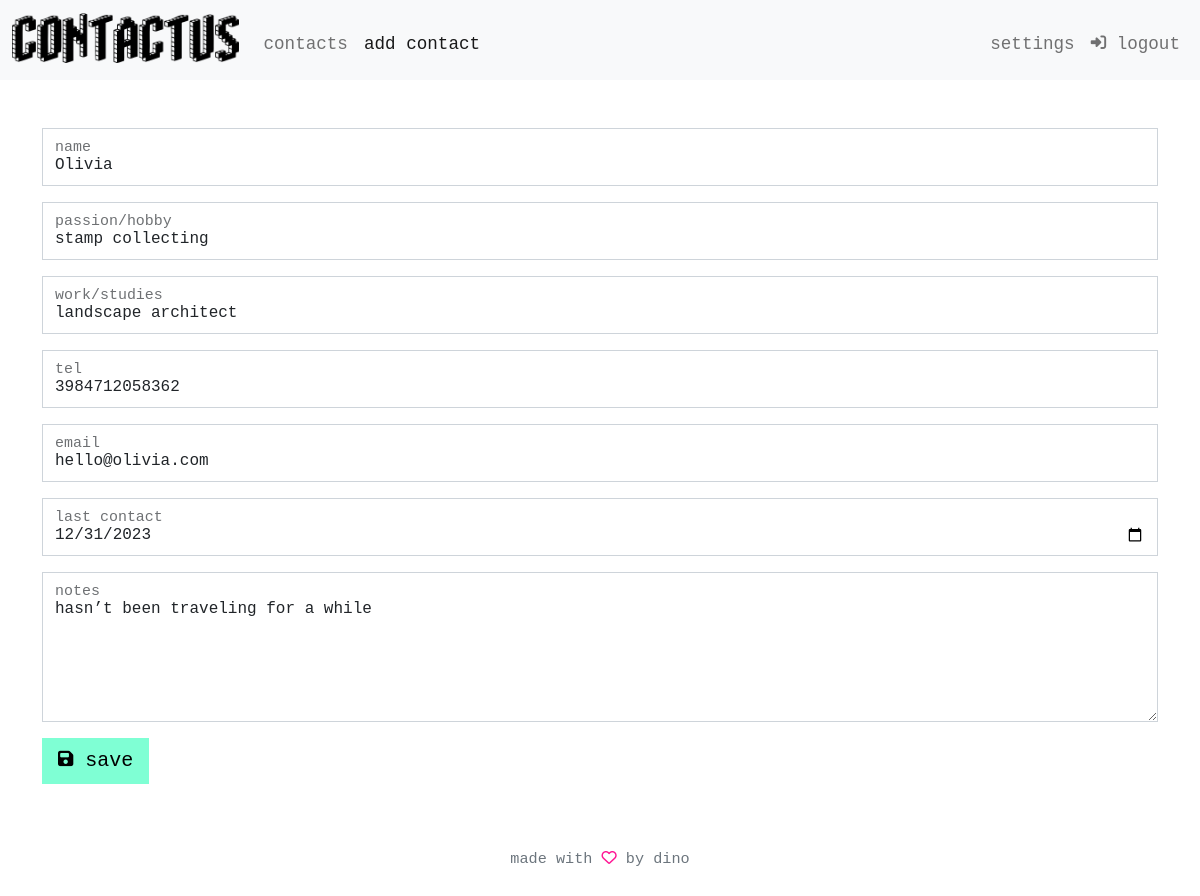
/edit-contact?id=1 (signed in), run on the app's committed database.
### tables this page shows
CREATE TABLE 'contacts' ('id' INTEGER PRIMARY KEY AUTOINCREMENT NOT NULL, 'name' TEXT, 'passion' TEXT, 'work' TEXT,'tel' TEXT, 'email' TEXT, 'last' DATETIME, 'notes' TEXT, 'user_id' INTEGER);

### app.py (the view, shortened to what this page needs)
@app.route("/edit-contact", methods=["GET", "POST"])
@login_required
def edit_contact():
    user_id = session["user_id"]
    if request.method == "GET":
        contact_id = request.args.get("id")
        contact = db.execute("SELECT * FROM contacts WHERE id = ? AND user_id = ?", contact_id, user_id)
        return render_template("edit-contact.html", contact = contact[0])

### app.py (called while the page is built)
@app.after_request
def after_request(response):
    response.headers["Cache-Control"] = "no-cache, no-store, must-revalidate"
    response.headers["Expires"] = 0
    response.headers["Pragma"] = "no-cache"
    return response

### helpers.py (called while the page is built)
def login_required(f):
    @wraps(f)
    def decorated_function(*args, **kwargs):
        if session.get("user_id") is None:
            return redirect("/login")
        return f(*args, **kwargs)
    return decorated_function

### templates/edit-contact.html (shortened to what this page needs)
{% extends "layout.html" %}
{% block main %}
    <div class="container-sm">
        <form action="/edit-contact" method="post">
            {% include 'form.html' %}
        </form>
    </div>
{% endblock %}

### templates/form.html
<div class="form-floating mb-3">
    <input type="text" name="name" id="name" class="form-control" autofocus autocomplete="off" placeholder value="{{ contact.name }}">
    <label for="name">name</label>
</div>
<div class="form-floating mb-3">
    <input type="text" name="passion" id="passion" class="form-control" autocomplete="off" placeholder value="{{ contact.passion }}">
    <label for="passion">passion/hobby</label>
</div>
<div class="form-floating mb-3">
    <input type="text" name="work" id="work" class="form-control" autocomplete="off" placeholder value="{{ contact.work }}">
    <label for="work">work/studies</label>
</div>
<div class="form-floating mb-3">
    <input type="text" name="first-tel" id="first-tel" class="form-control" autocomplete="off" placeholder value="{{ contact.tel }}">
    <label for="first-tel">tel</label>
</div>
<div class="form-floating mb-3">
    <input type="email" name="email" id="email" class="form-control" autocomplete="off" placeholder value="{{ contact.email }}">
    <label for="email">email</label>
</div>
<div class="form-floating mb-3">
    <input type="date" name="last" id="last" class="form-control" placeholder value="{{ contact.last }}">
    <label for="last">last contact</label>
</div>
<div class="form-floating mb-3">
    <textarea name="notes" id="notes" class="form-control" autocomplete="off" placeholder>{{ contact.notes }}</textarea>
    <label for="notes">notes</label>
</div>
<div class="form-floating mb-3 align-left">
    <button class="btn btn-primary btn-lg" type="submit"><i class="fa-solid fa-floppy-disk fa-sm"></i> save</button>
</div>

### static/styles.css (style rules this page uses)
body { font-family: "Courier New", "Tahoma", sans-serif; font-size: 1.1rem; text-transform: lowercase; }
.align-left { text-align:left; }
#notes { height: 150px; }
.btn { border: 0; border-radius: 0; transition: none; }
.btn-primary { background-color: aquamarine; color: black; }
.form-control { border-radius: 0; }

### data on the page
contacts: name "Olivia", passion "stamp collecting", work "landscape architect", first-tel "3984712058362", email "hello@olivia.com", last "12/31/2023", notes "hasn’t been traveling for a while"
